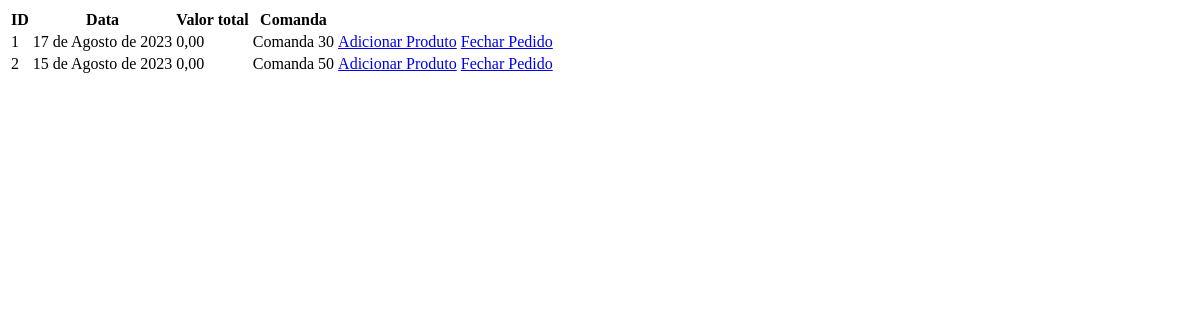
The app's page /lista_de_pedidos/, older data.
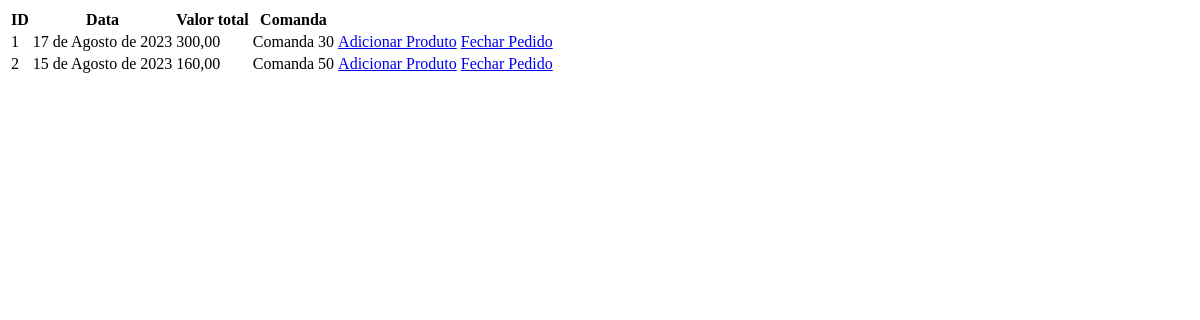
The same page, newer data.
### core/models.py (models this page shows)
class Pedido(models.Model):
    data_pedido = models.DateField()
    valor_total = models.DecimalField(max_digits=10, decimal_places=2)
    comanda = models.ForeignKey(Comanda, on_delete=models.CASCADE)
    aberto = models.BooleanField()

class Comanda(models.Model):
    numero = models.CharField(max_length=5)
    def __str__(self):
        return f"Comanda {self.numero}"

### core/views.py (the view)
# urls.py: path('lista_de_pedidos/', lista_de_pedidos),
def lista_de_pedidos(request):
    pedidos = Pedido.objects.filter(aberto=1)
    return render(request, 'lista_pedidos.html', {'pedidos_template': pedidos})

### core/templates/lista_pedidos.html (shortened to what this page needs)
<!DOCTYPE html>
<html lang="en">
<head>
</head>
<body>
    <table>
        <tr>
            <th>ID</th>
            <th>Data</th>
            <th>Valor total</th>
            <th>Comanda</th>
        </tr>
        {% for pedido in pedidos_template %}
        <tr>
            <td>{{pedido.id}}</td>
            <td>{{pedido.data_pedido}}</td>
            <td>{{pedido.valor_total}}</td>
            <td>{{pedido.comanda}}</td>
            <td><a href="{% url 'pagina_inserir_produto_no_pedido' pedido.id %}">Adicionar Produto</a></td>
            <td><a href="{% url 'fechar_pedido' pedido.id %}">Fechar Pedido</a></td>
        </tr>
        {% endfor %}
    </table>
</body>
</html>

Row changes from the older to the newer data that the page shows:
changed Pedido "17 de Agosto de 2023": valor_total "0,00" → "300,00"
changed Pedido "15 de Agosto de 2023": valor_total "0,00" → "160,00"
